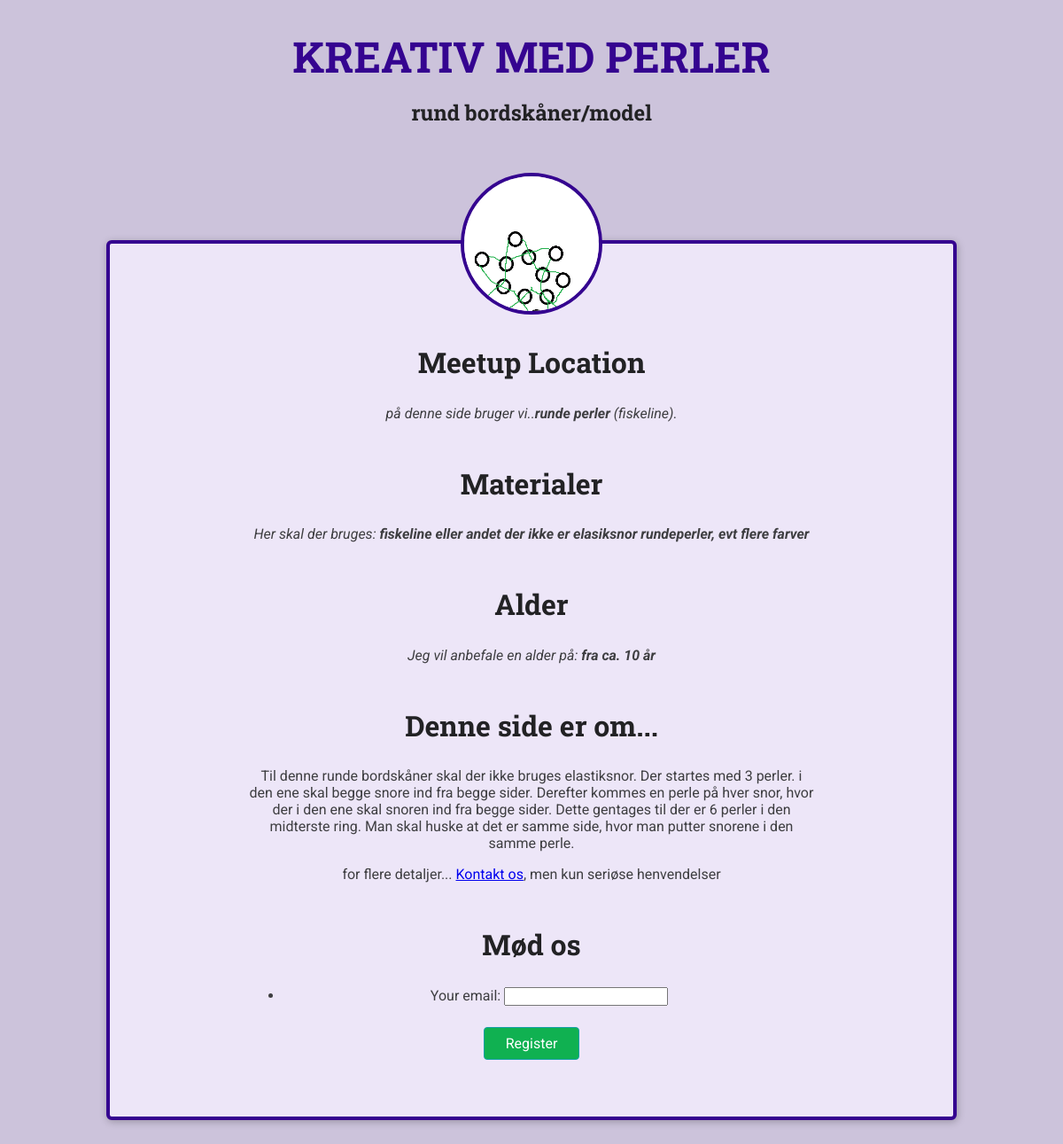
The page /meetups/runde-perler on the database its author committed.
### meetups/models.py (models this page shows, shortened)
class Meetup(models.Model):
    title = models.CharField(max_length=60)
    organizer_email = models.EmailField()
    date = models.DateField()
    slug = models.SlugField(unique=True)
    description =models.TextField()
    image = models.ImageField(upload_to='images')
    location = models.ForeignKey(Location, on_delete=models.CASCADE)
    participants = models.ManyToManyField(Participant, blank=True)
    materialer = models.TextField()
    alder = models.TextField()

class Location(models.Model):
    name = models.CharField(max_length=200)
    address = models.CharField(max_length=300)

### meetups/views.py (the view, shortened to what this page needs)
# urls.py: path('<slug:meetup_slug>', views.meetup_detail, name='meetup-detail'),
def meetup_detail(request, meetup_slug):
    try:
        selected_meetup = Meetup.objects.get(slug=meetup_slug)
        if request.method == 'GET':
            registration_form = RegistrationForm()
        return render(request, 'meetups/meetup_details.html', {
                'meetup_found':True,
                'meetup': selected_meetup,
                'form': registration_form,
            })
    except Exception as exc:
        return render(request, 'meetups/meetup_details.html', {
            'meetup_found': False
        })

### meetups/forms.py
class RegistrationForm(forms.Form):
    email = forms.EmailField(label='Your email')

### meetups/templates/meetups/meetup_details.html (shortened to what this page needs)
{% extends 'meetups/base/base.html' %}
{% load static %}
{% block site_css %}
 <link rel="stylesheet" href="{% static 'meetups/styles/meetup-detail.css' %}">
{% endblock %}
{% block main_heading %}
    {{ meetup.title }}
{% endblock %}
{% block body %}
{% if meetup_found %}
<article>
    <img id="main-image" src="{{ meetup.image.url }}" alt="{{ meetup.title }}">
    <section id="location">
        <h2>Meetup Location</h2>
        <address>på denne side bruger vi..<span>{{ meetup.location.name }}</span> ({{ meetup.location.address }}).</address>
    </section>
    <section id="materialer">
        <h2>Materialer</h2>
        <address>Her skal der bruges: <span>{{ meetup.materialer }}</span></address>
    </section>
    <section id="alder">
        <h2>Alder</h2>
        <address>Jeg vil anbefale en alder på: <span>{{ meetup.alder }}</span></address>
    </section>
    <section id="Læs mere">
        <h2>Denne side er om...</h2>
        <p>{{ meetup.description }}</p>
        <footer>
            <p>for flere detaljer... <a href="mailto:{{ meetup.organizer_email }}">Kontakt os</a>, men kun seriøse henvendelser</p>
        </footer>
    </section>
    <section id="registation">
        <h2>Mød os</h2>
        <form action="{% url 'meetup-detail' meetup.slug %}" method="POST">
            <ul>
                {{ form.as_ul }}
            </ul>
            <div id="registration-actions">
                <button>Register</button>
            </div>
        </form>
    </section>
</article>
{% else %}
<p>Der er ikke fundet nogen side, sorry</p>
{% endif %}
{% endblock %}

### meetups/static/meetups/styles/base.css (style rules this page uses)
* { box-sizing: border-box; }
body { font-family: 'Roboto', sans-serif; margin: 0; background-color: #ccc3db; color: #3e3e41; }
h1, h2, h3 { font-family: 'Roboto Slab', sans-serif; color: #222224; }
button, .btn { cursor: pointer; font: inherit; padding: 0.5rem 1.5rem; background-color: #10b151; border: 1px solid #159fa6; color: white; border-radius: 4px; text-decoration: none; }

### meetups/static/meetups/styles/all-meetups.css (style rules this page uses)
section { max-width: 40rem; margin: 3rem auto; }

### meetups/static/meetups/styles/meetup-detail.css (style rules this page uses)
article { max-width: 60rem; margin: 5rem auto; border-radius: 6px; background-color: #ede6f8; border: 4px solid #350490; box-shadow: 1px 2px 8px rgba(0, 0, 0, 0.25); position: relative; padding: 1rem; text-align: center; }
#main-image { width: 10rem; height: 10rem; object-fit: cover; position: absolute; top: -5rem; left: calc(50% - 5rem); border-radius: 50%; border: 4px solid #350490; }
section:first-of-type { margin-top: 6rem; }
h2 { font-size: 2rem; }
address span { font-weight: bold; }
#registration-actions { margin-top: 1.5rem; }

### rows shown on the page
Meetup: title "rund bordskåner/model", image (picture), location.name "runde perler", location.address "fiskeline", materialer "fiskeline eller andet der ikke er elasiksnor rundeperler, evt flere farver", alder "fra ca. 10 år", description "Til denne runde bordskåner skal der ikke bruges elastiksnor. Der startes med 3 perler. i den ene skal begge snore ind fra begge sider. Derefter kommes en perle på hver snor, hvor der i den ene skal snoren ind fra begge sider. Dette gentages til der er 6 perler i den midterste ring. Man skal huske at det er samme side, hvor man putter snorene i den samme perle."
